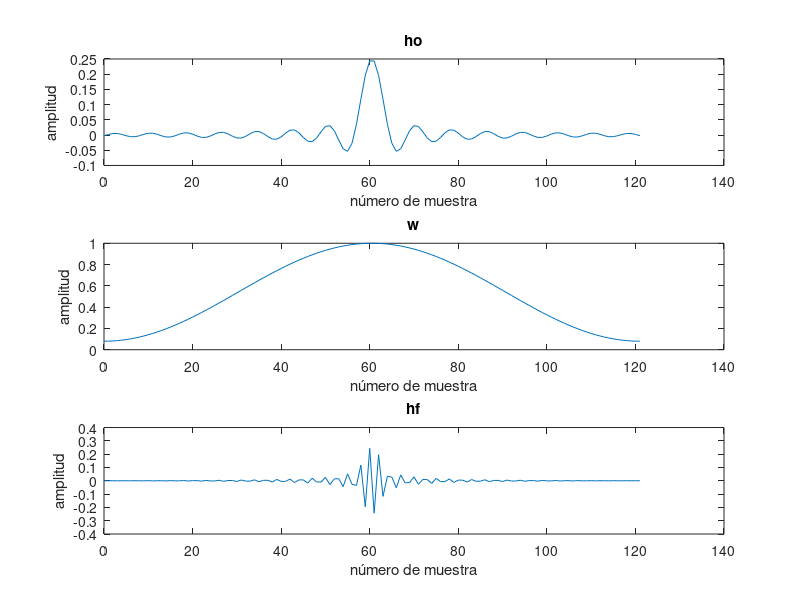
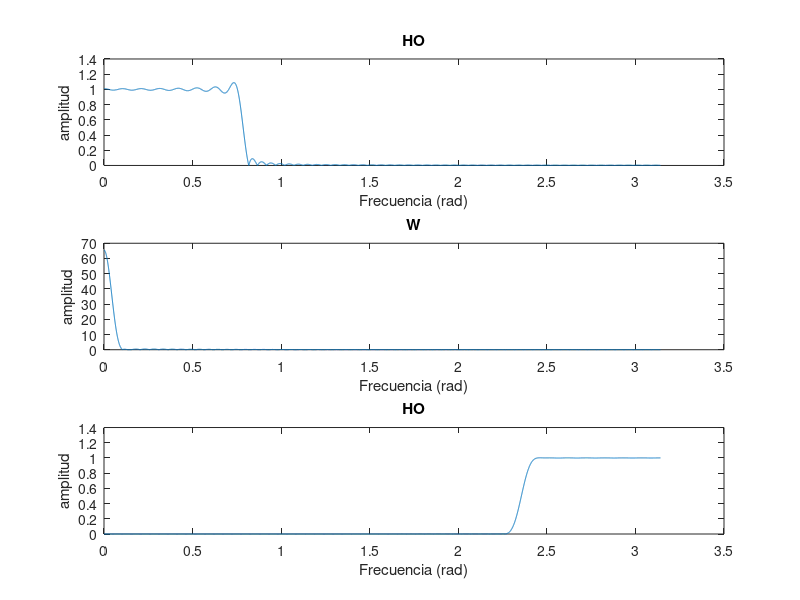

Source code (MATLAB) for these figures, in order:
clear variables;
close all;
clc;

N = 121;     %Orden del Filtro
tc = pi/4;  %Frecuencia de Corte

n = 0:N;

ho = sin(tc*(n-(N/2)))./(pi*(n-(N/2)));
% w = ones(N+1,1);  %Rectangular
w = hamming(N+1);
h = ho'.*w.*((-1).^n)';

figure();
subplot(3,1,1);plot(n,ho);title("ho");xlabel("número de muestra");ylabel("amplitud");
subplot(3,1,2);plot(n,w);title("w");xlabel("número de muestra");ylabel("amplitud");
subplot(3,1,3);plot(n,h);title("hf");xlabel("número de muestra");ylabel("amplitud");


%Frecuencia

[HO,FREC] = freqz(ho,1,8192,2*pi);
[W,~] = freqz(w,1,8192,2*pi);
[HF,~] = freqz(h,1,8192,2*pi);

figure();
subplot(3,1,1);plot(FREC,abs(HO));title("HO");xlabel("Frecuencia (rad)");ylabel("amplitud");
subplot(3,1,2);plot(FREC,abs(W));title("W");xlabel("Frecuencia (rad)");ylabel("amplitud");
subplot(3,1,3);plot(FREC,abs(HF));title("HO");xlabel("Frecuencia (rad)");ylabel("amplitud");